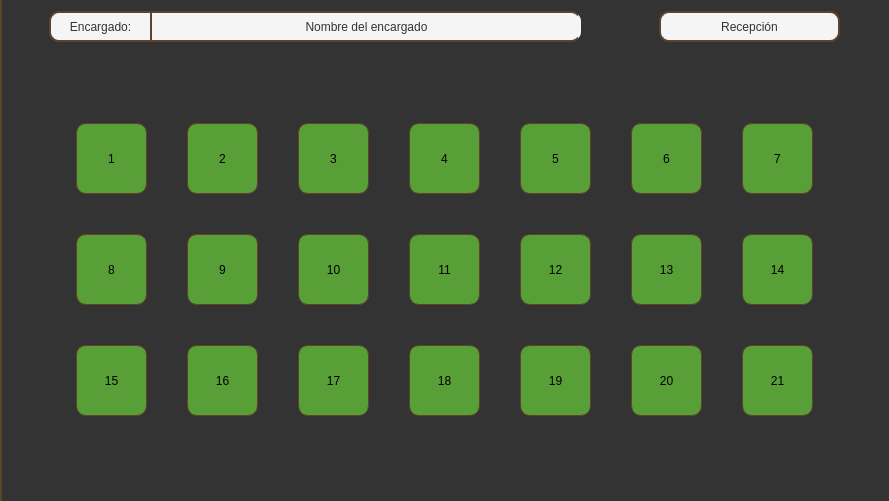
    <widget class="QWidget" name="content" native="true">
     <property name="minimumSize">
      <size>
       <width>1</width>
       <height>501</height>
      </size>
     </property>
     <property name="maximumSize">
      <size>
       <width>1001</width>
       <height>501</height>
      </size>
     </property>
     <property name="styleSheet">
      <string notr="true">border-left: 2px solid #5d432c;
background-color: #333333;</string>
     </property>
     <layout class="QVBoxLayout" name="verticalLayout_2">
      <item>
       <layout class="QHBoxLayout" name="horizontalLayout_2">
        <property name="spacing">
         <number>0</number>
        </property>
        <item>
         <spacer name="horizontalSpacer_20">
          <property name="orientation">
           <enum>Qt::Horizontal</enum>
          </property>
          <property name="sizeHint" stdset="0">
           <size>
            <width>38</width>
            <height>28</height>
           </size>
          </property>
         </spacer>
        </item>
        <item>
         <layout class="QHBoxLayout" name="horizontalLayout">
          <property name="spacing">
           <number>0</number>
          </property>
          <item>
           <widget class="QLabel" name="label_2">
            <property name="minimumSize">
             <size>
              <width>101</width>
              <height>31</height>
             </size>
            </property>
            <property name="font">
             <font>
              <family>Segoe UI</family>
             </font>
            </property>
            <property name="styleSheet">
             <string notr="true">background-color: #f5f5f5;
border-left: 2px solid #5d432c;
border-top: 2px solid #5d432c;
border-bottom: 2px solid #5d432c;
border-right: 0;

border-top-left-radius: 10px;
border-bottom-left-radius: 10px;

color: #333333;</string>
            </property>
            <property name="text">
             <string>Encargado:</string>
            </property>
            <property name="alignment">
             <set>Qt::AlignCenter</set>
            </property>
           </widget>
          </item>
          <item>
           <widget class="QLabel" name="label_9">
            <property name="minimumSize">
             <size>
              <width>431</width>
              <height>31</height>
             </size>
            </property>
            <property name="font">
             <font>
              <family>Segoe UI</family>
             </font>
            </property>
            <property name="styleSheet">
             <string notr="true">background-color: #f5f5f5;
border-left: 2px solid #5d432c;
border-top: 2px solid #5d432c;
border-bottom: 2px solid #5d432c;
border-right: 0;

border-top-right-radius: 10px;
border-bottom-right-radius: 10px;

color: #333333</string>
            </property>
            <property name="text">
             <string>Nombre del encargado</string>
            </property>
            <property name="alignment">
             <set>Qt::AlignCenter</set>
            </property>
           </widget>
          </item>
         </layout>
        </item>
        <item>
         <spacer name="horizontalSpacer_6">
          <property name="orientation">
           <enum>Qt::Horizontal</enum>
          </property>
          <property name="sizeHint" stdset="0">
           <size>
            <width>78</width>
            <height>28</height>
           </size>
          </property>
         </spacer>
        </item>
        <item>
         <widget class="QLabel" name="label_10">
          <property name="minimumSize">
           <size>
            <width>181</width>
            <height>31</height>
           </size>
          </property>
          <property name="font">
           <font>
            <family>Segoe UI</family>
           </font>
          </property>
          <property name="styleSheet">
           <string notr="true">background-color: #f5f5f5;
border: 2px solid #5d432c;
border-radius: 10px;
color: #333333</string>
          </property>
          <property name="text">
           <string>Recepción</string>
          </property>
          <property name="alignment">
           <set>Qt::AlignCenter</set>
          </property>
         </widget>
        </item>
        <item>
         <spacer name="horizontalSpacer_21">
          <property name="orientation">
           <enum>Qt::Horizontal</enum>
          </property>
          <property name="sizeHint" stdset="0">
           <size>
            <width>38</width>
            <height>28</height>
           </size>
          </property>
         </spacer>
        </item>
       </layout>
      </item>
      <item>
       <spacer name="verticalSpacer_4">
        <property name="orientation">
         <enum>Qt::Vertical</enum>
        </property>
        <property name="sizeHint" stdset="0">
         <size>
          <width>17</width>
          <height>75</height>
         </size>
        </property>
       </spacer>
      </item>
      <item>
       <layout class="QHBoxLayout" name="horizontalLayout_6">
        <property name="spacing">
         <number>0</number>
        </property>
        <item>
         <spacer name="horizontalSpacer_28">
          <property name="orientation">
           <enum>Qt::Horizontal</enum>
          </property>
          <property name="sizeHint" stdset="0">
           <size>
            <width>13</width>
            <height>20</height>
           </size>
          </property>
         </spacer>
        </item>
        <item>
         <layout class="QVBoxLayout" name="verticalLayout">
          <property name="spacing">
           <number>0</number>
          </property>
          <item>
           <layout class="QGridLayout" name="gridLayout">
            <item row="0" column="7">
             <spacer name="horizontalSpacer_4">
              <property name="orientation">
               <enum>Qt::Horizontal</enum>
              </property>
              <property name="sizeHint" stdset="0">
               <size>
                <width>40</width>
                <height>20</height>
               </size>
              </property>
             </spacer>
            </item>
            <item row="0" column="6">
             <widget class="QPushButton" name="m_4">
              <property name="minimumSize">
               <size>
                <width>71</width>
                <height>71</height>
               </size>
              </property>
              <property name="font">
               <font>
                <family>Segoe UI Symbol</family>
               </font>
              </property>
              <property name="styleSheet">
               <string notr="true">QPushButton {background-color: #589f37;
        border: 1px solid #5d432c;
        border-radius: 10px;
        padding: 10px 20px;
    }
    QPushButton:hover {background-color: #5eaa3b;
    }
    QPushButton:pressed {background-color: #6cc644;
    }</string>
              </property>
              <property name="text">
               <string>4</string>
              </property>
             </widget>
            </item>
            <item row="0" column="9">
             <spacer name="horizontalSpacer_5">
              <property name="orientation">
               <enum>Qt::Horizontal</enum>
              </property>
              <property name="sizeHint" stdset="0">
               <size>
                <width>40</width>
                <height>20</height>
               </size>
              </property>
             </spacer>
            </item>
            <item row="0" column="11">
             <spacer name="horizontalSpacer_18">
              <property name="orientation">
               <enum>Qt::Horizontal</enum>
              </property>
              <property name="sizeHint" stdset="0">
               <size>
                <width>40</width>
                <height>20</height>
               </size>
              </property>
             </spacer>
            </item>
            <item row="0" column="2">
             <widget class="QPushButton" name="m_2">
              <property name="minimumSize">
               <size>
                <width>71</width>
                <height>71</height>
               </size>
              </property>
              <property name="font">
               <font>
                <family>Segoe UI Symbol</family>
               </font>
              </property>
              <property name="styleSheet">
               <string notr="true">QPushButton {background-color: #589f37;
        border: 1px solid #5d432c;
        border-radius: 10px;
        padding: 10px 20px;
    }
    QPushButton:hover {background-color: #5eaa3b;
    }
    QPushButton:pressed {background-color: #6cc644;
    }</string>
              </property>
              <property name="text">
               <string>2</string>
              </property>
             </widget>
            </item>
            <item row="0" column="1">
             <spacer name="horizontalSpacer">
              <property name="orientation">
               <enum>Qt::Horizontal</enum>
              </property>
              <property name="sizeHint" stdset="0">
               <size>
                <width>40</width>
                <height>20</height>
               </size>
              </property>
             </spacer>
            </item>
            <item row="0" column="4">
             <widget class="QPushButton" name="m_3">
              <property name="minimumSize">
               <size>
                <width>71</width>
                <height>71</height>
               </size>
              </property>
              <property name="font">
               <font>
                <family>Segoe UI Symbol</family>
               </font>
              </property>
              <property name="styleSheet">
               <string notr="true">QPushButton {background-color: #589f37;
        border: 1px solid #5d432c;
        border-radius: 10px;
        padding: 10px 20px;
    }
    QPushButton:hover {background-color: #5eaa3b;
    }
    QPushButton:pressed {background-color: #6cc644;
    }</string>
              </property>
              <property name="text">
               <string>3</string>
              </property>
             </widget>
            </item>
            <item row="0" column="0">
             <widget class="QPushButton" name="m_1">
              <property name="minimumSize">
               <size>
                <width>71</width>
                <height>71</height>
               </size>
              </property>
              <property name="font">
               <font>
                <family>Segoe UI Symbol</family>
               </font>
              </property>
              <property name="styleSheet">
               <string notr="true">QPushButton {background-color: #589f37;
        border: 1px solid #5d432c;
        border-radius: 10px;
        padding: 10px 20px;
    }
    QPushButton:hover {background-color: #5eaa3b;
    }
    QPushButton:pressed {background-color: #6cc644;
    }</string>
              </property>
              <property name="text">
               <string>1</string>
              </property>
              <property name="checkable">
               <bool>true</bool>
              </property>
             </widget>
            </item>
            <item row="0" column="10">
             <widget class="QPushButton" name="m_6">
              <property name="minimumSize">
               <size>
                <width>71</width>
                <height>71</height>
               </size>
              </property>
              <property name="font">
               <font>
                <family>Segoe UI Symbol</family>
               </font>
              </property>
              <property name="styleSheet">
               <string notr="true">QPushButton {background-color: #589f37;
        border: 1px solid #5d432c;
        border-radius: 10px;
        padding: 10px 20px;
    }
    QPushButton:hover {background-color: #5eaa3b;
    }
    QPushButton:pressed {background-color: #6cc644;
    }</string>
              </property>
              <property name="text">
               <string>6</string>
              </property>
             </widget>
            </item>
            <item row="0" column="12">
             <widget class="QPushButton" name="m_7">
              <property name="minimumSize">
               <size>
                <width>71</width>
                <height>71</height>
               </size>
              </property>
              <property name="font">
               <font>
                <family>Segoe UI Symbol</family>
               </font>
              </property>
              <property name="styleSheet">
               <string notr="true">QPushButton {background-color: #589f37;
        border: 1px solid #5d432c;
        border-radius: 10px;
        padding: 10px 20px;
    }
    QPushButton:hover {background-color: #5eaa3b;
    }
    QPushButton:pressed {background-color: #6cc644;
    }</string>
              </property>
              <property name="text">
               <string>7</string>
              </property>
             </widget>
            </item>
            <item row="0" column="3">
             <spacer name="horizontalSpacer_2">
              <property name="orientation">
               <enum>Qt::Horizontal</enum>
              </property>
              <property name="sizeHint" stdset="0">
               <size>
                <width>40</width>
                <height>20</height>
               </size>
              </property>
             </spacer>
            </item>
            <item row="0" column="8">
             <widget class="QPushButton" name="m_5">
              <property name="minimumSize">
               <size>
                <width>71</width>
                <height>71</height>
               </size>
              </property>
              <property name="font">
               <font>
                <family>Segoe UI Symbol</family>
               </font>
              </property>
              <property name="styleSheet">
               <string notr="true">QPushButton {background-color: #589f37;
        border: 1px solid #5d432c;
        border-radius: 10px;
        padding: 10px 20px;
    }
    QPushButton:hover {background-color: #5eaa3b;
    }
    QPushButton:pressed {background-color: #6cc644;
    }</string>
              </property>
              <property name="text">
               <string>5</string>
              </property>
             </widget>
            </item>
            <item row="0" column="5">
             <spacer name="horizontalSpacer_3">
              <property name="orientation">
               <enum>Qt::Horizontal</enum>
              </property>
              <property name="sizeHint" stdset="0">
               <size>
                <width>40</width>
                <height>20</height>
               </size>
              </property>
             </spacer>
            </item>
           </layout>
          </item>
          <item>
           <spacer name="verticalSpacer">
            <property name="orientation">
             <enum>Qt::Vertical</enum>
            </property>
            <property name="sizeHint" stdset="0">
             <size>
              <width>20</width>
              <height>40</height>
             </size>
            </property>
           </spacer>
          </item>
          <item>
           <layout class="QGridLayout" name="gridLayout_2">
            <item row="0" column="0">
             <widget class="QPushButton" name="m_8">
              <property name="minimumSize">
               <size>
                <width>71</width>
                <height>71</height>
               </size>
              </property>
              <property name="font">
               <font>
                <family>Segoe UI Symbol</family>
               </font>
              </property>
              <property name="styleSheet">
               <string notr="true">QPushButton {background-color: #589f37;
        border: 1px solid #5d432c;
        border-radius: 10px;
        padding: 10px 20px;
    }
    QPushButton:hover {background-color: #5eaa3b;
    }
    QPushButton:pressed {background-color: #6cc644;
    }</string>
              </property>
              <property name="text">
               <string>8</string>
              </property>
             </widget>
            </item>
            <item row="0" column="1">
             <spacer name="horizontalSpacer_7">
              <property name="orientation">
               <enum>Qt::Horizontal</enum>
              </property>
              <property name="sizeHint" stdset="0">
               <size>
                <width>40</width>
                <height>20</height>
               </size>
              </property>
             </spacer>
            </item>
            <item row="0" column="8">
             <widget class="QPushButton" name="m_12">
              <property name="minimumSize">
               <size>
                <width>71</width>
                <height>71</height>
               </size>
              </property>
              <property name="font">
               <font>
                <family>Segoe UI Symbol</family>
               </font>
              </property>
              <property name="styleSheet">
               <string notr="true">QPushButton {background-color: #589f37;
        border: 1px solid #5d432c;
        border-radius: 10px;
        padding: 10px 20px;
    }
    QPushButton:hover {background-color: #5eaa3b;
    }
    QPushButton:pressed {background-color: #6cc644;
    }</string>
              </property>
              <property name="text">
               <string>12</string>
              </property>
             </widget>
            </item>
            <item row="0" column="9">
             <spacer name="horizontalSpacer_11">
              <property name="orientation">
               <enum>Qt::Horizontal</enum>
              </property>
              <property name="sizeHint" stdset="0">
               <size>
                <width>40</width>
                <height>20</height>
               </size>
              </property>
             </spacer>
            </item>
            <item row="0" column="7">
             <spacer name="horizontalSpacer_10">
              <property name="orientation">
               <enum>Qt::Horizontal</enum>
              </property>
              <property name="sizeHint" stdset="0">
               <size>
                <width>40</width>
                <height>20</height>
               </size>
              </property>
             </spacer>
            </item>
            <item row="0" column="3">
             <spacer name="horizontalSpacer_8">
              <property name="orientation">
               <enum>Qt::Horizontal</enum>
              </property>
              <property name="sizeHint" stdset="0">
               <size>
                <width>40</width>
                <height>20</height>
               </size>
              </property>
             </spacer>
            </item>
            <item row="0" column="5">
             <spacer name="horizontalSpacer_9">
              <property name="orientation">
               <enum>Qt::Horizontal</enum>
              </property>
              <property name="sizeHint" stdset="0">
               <size>
                <width>40</width>
                <height>20</height>
               </size>
              </property>
             </spacer>
            </item>
            <item row="0" column="6">
             <widget class="QPushButton" name="m_11">
              <property name="minimumSize">
               <size>
                <width>71</width>
                <height>71</height>
               </size>
              </property>
              <property name="font">
               <font>
                <family>Segoe UI Symbol</family>
               </font>
              </property>
              <property name="styleSheet">
               <string notr="true">QPushButton {background-color: #589f37;
        border: 1px solid #5d432c;
        border-radius: 10px;
        padding: 10px 20px;
    }
    QPushButton:hover {background-color: #5eaa3b;
    }
    QPushButton:pressed {background-color: #6cc644;
    }</string>
              </property>
              <property name="text">
               <string>11</string>
              </property>
             </widget>
            </item>
            <item row="0" column="4">
             <widget class="QPushButton" name="m_10">
              <property name="minimumSize">
               <size>
                <width>71</width>
                <height>71</height>
               </size>
              </property>
              <property name="font">
               <font>
                <family>Segoe UI Symbol</family>
               </font>
              </property>
              <property name="styleSheet">
               <string notr="true">QPushButton {background-color: #589f37;
        border: 1px solid #5d432c;
        border-radius: 10px;
        padding: 10px 20px;
    }
    QPushButton:hover {background-color: #5eaa3b;
    }
    QPushButton:pressed {background-color: #6cc644;
    }</string>
              </property>
              <property name="text">
               <string>10</string>
              </property>
             </widget>
            </item>
            <item row="0" column="2">
             <widget class="QPushButton" name="m_9">
              <property name="minimumSize">
               <size>
                <width>71</width>
                <height>71</height>
               </size>
              </property>
              <property name="font">
               <font>
                <family>Segoe UI Symbol</family>
               </font>
              </property>
              <property name="styleSheet">
               <string notr="true">QPushButton {background-color: #589f37;
        border: 1px solid #5d432c;
        border-radius: 10px;
        padding: 10px 20px;
    }
    QPushButton:hover {background-color: #5eaa3b;
    }
    QPushButton:pressed {background-color: #6cc644;
    }</string>
              </property>
              <property name="text">
               <string>9</string>
              </property>
             </widget>
            </item>
            <item row="0" column="11">
             <spacer name="horizontalSpacer_12">
              <property name="orientation">
               <enum>Qt::Horizontal</enum>
              </property>
              <property name="sizeHint" stdset="0">
               <size>
                <width>40</width>
                <height>20</height>
               </size>
              </property>
             </spacer>
            </item>
            <item row="0" column="10">
             <widget class="QPushButton" name="m_13">
              <property name="minimumSize">
               <size>
                <width>71</width>
                <height>71</height>
               </size>
              </property>
              <property name="font">
               <font>
                <family>Segoe UI Symbol</family>
               </font>
              </property>
              <property name="styleSheet">
               <string notr="true">QPushButton {background-color: #589f37;
        border: 1px solid #5d432c;
        border-radius: 10px;
        padding: 10px 20px;
    }
    QPushButton:hover {background-color: #5eaa3b;
    }
    QPushButton:pressed {background-color: #6cc644;
    }</string>
              </property>
              <property name="text">
               <string>13</string>
              </property>
             </widget>
            </item>
            <item row="0" column="12">
             <widget class="QPushButton" name="m_14">
              <property name="minimumSize">
               <size>
                <width>71</width>
                <height>71</height>
               </size>
              </property>
              <property name="font">
               <font>
                <family>Segoe UI Symbol</family>
               </font>
              </property>
              <property name="styleSheet">
               <string notr="true">QPushButton {background-color: #589f37;
        border: 1px solid #5d432c;
        border-radius: 10px;
        padding: 10px 20px;
    }
    QPushButton:hover {background-color: #5eaa3b;
    }
    QPushButton:pressed {background-color: #6cc644;
    }</string>
              </property>
              <property name="text">
               <string>14</string>
              </property>
             </widget>
            </item>
           </layout>
          </item>
          <item>
           <spacer name="verticalSpacer_2">
            <property name="orientation">
             <enum>Qt::Vertical</enum>
            </property>
            <property name="sizeHint" stdset="0">
             <size>
              <width>20</width>
              <height>40</height>
             </size>
            </property>
           </spacer>
          </item>
          <item>
           <layout class="QGridLayout" name="gridLayout_3">
            <item row="0" column="9">
             <widget class="QPushButton" name="m_19">
              <property name="minimumSize">
               <size>
                <width>71</width>
                <height>71</height>
               </size>
              </property>
              <property name="font">
               <font>
                <family>Segoe UI Symbol</family>
               </font>
              </property>
              <property name="styleSheet">
               <string notr="true">QPushButton {background-color: #589f37;
        border: 1px solid #5d432c;
        border-radius: 10px;
        padding: 10px 20px;
    }
    QPushButton:hover {background-color: #5eaa3b;
    }
    QPushButton:pressed {background-color: #6cc644;
    }</string>
              </property>
              <property name="text">
               <string>19</string>
              </property>
             </widget>
            </item>
            <item row="0" column="0">
             <widget class="QPushButton" name="m_15">
              <property name="minimumSize">
               <size>
                <width>71</width>
                <height>71</height>
               </size>
              </property>
              <property name="font">
               <font>
                <family>Segoe UI Symbol</family>
               </font>
              </property>
              <property name="styleSheet">
               <string notr="true">QPushButton {background-color: #589f37;
        border: 1px solid #5d432c;
        border-radius: 10px;
        padding: 10px 20px;
    }
    QPushButton:hover {background-color: #5eaa3b;
    }
    QPushButton:pressed {background-color: #6cc644;
    }</string>
              </property>
              <property name="text">
               <string>15</string>
              </property>
             </widget>
            </item>
            <item row="0" column="11">
             <widget class="QPushButton" name="m_20">
              <property name="minimumSize">
               <size>
                <width>71</width>
                <height>71</height>
               </size>
              </property>
              <property name="font">
               <font>
                <family>Segoe UI Symbol</family>
               </font>
              </property>
              <property name="styleSheet">
               <string notr="true">QPushButton {background-color: #589f37;
        border: 1px solid #5d432c;
        border-radius: 10px;
        padding: 10px 20px;
    }
    QPushButton:hover {background-color: #5eaa3b;
    }
    QPushButton:pressed {background-color: #6cc644;
    }</string>
              </property>
              <property name="text">
               <string>20</string>
              </property>
             </widget>
            </item>
            <item row="0" column="7">
             <widget class="QPushButton" name="m_18">
              <property name="minimumSize">
               <size>
                <width>71</width>
                <height>71</height>
               </size>
              </property>
              <property name="font">
               <font>
                <family>Segoe UI Symbol</family>
               </font>
              </property>
              <property name="styleSheet">
               <string notr="true">QPushButton {background-color: #589f37;
        border: 1px solid #5d432c;
        border-radius: 10px;
        padding: 10px 20px;
    }
    QPushButton:hover {background-color: #5eaa3b;
    }
    QPushButton:pressed {background-color: #6cc644;
    }</string>
              </property>
              <property name="text">
               <string>18</string>
              </property>
             </widget>
            </item>
            <item row="0" column="8">
             <spacer name="horizontalSpacer_16">
              <property name="orientation">
               <enum>Qt::Horizontal</enum>
              </property>
              <property name="sizeHint" stdset="0">
               <size>
                <width>40</width>
                <height>20</height>
               </size>
              </property>
             </spacer>
            </item>
            <item row="0" column="1">
             <spacer name="horizontalSpacer_13">
              <property name="orientation">
               <enum>Qt::Horizontal</enum>
              </property>
              <property name="sizeHint" stdset="0">
               <size>
                <width>40</width>
                <height>20</height>
               </size>
              </property>
             </spacer>
            </item>
            <item row="0" column="4">
             <spacer name="horizontalSpacer_14">
              <property name="orientation">
               <enum>Qt::Horizontal</enum>
              </property>
              <property name="sizeHint" stdset="0">
               <size>
                <width>40</width>
                <height>20</height>
               </size>
              </property>
             </spacer>
            </item>
            <item row="0" column="3">
             <widget class="QPushButton" name="m_16">
              <property name="minimumSize">
               <size>
                <width>71</width>
                <height>71</height>
               </size>
              </property>
              <property name="font">
               <font>
                <family>Segoe UI Symbol</family>
               </font>
              </property>
              <property name="styleSheet">
               <string notr="true">QPushButton {background-color: #589f37;
        border: 1px solid #5d432c;
        border-radius: 10px;
        padding: 10px 20px;
    }
    QPushButton:hover {background-color: #5eaa3b;
    }
    QPushButton:pressed {background-color: #6cc644;
    }</string>
              </property>
              <property name="text">
               <string>16</string>
              </property>
             </widget>
            </item>
            <item row="0" column="6">
             <spacer name="horizontalSpacer_15">
              <property name="orientation">
               <enum>Qt::Horizontal</enum>
              </property>
              <property name="sizeHint" stdset="0">
               <size>
                <width>40</width>
                <height>20</height>
               </size>
              </property>
             </spacer>
            </item>
            <item row="0" column="12">
             <spacer name="horizontalSpacer_19">
              <property name="orientation">
               <enum>Qt::Horizontal</enum>
              </property>
              <property name="sizeHint" stdset="0">
               <size>
                <width>40</width>
                <height>20</height>
               </size>
              </property>
             </spacer>
            </item>
            <item row="0" column="5">
             <widget class="QPushButton" name="m_17">
              <property name="minimumSize">
               <size>
                <width>71</width>
                <height>71</height>
               </size>
              </property>
              <property name="font">
               <font>
                <family>Segoe UI Symbol</family>
               </font>
              </property>
              <property name="styleSheet">
               <string notr="true">QPushButton {background-color: #589f37;
        border: 1px solid #5d432c;
        border-radius: 10px;
        padding: 10px 20px;
    }
    QPushButton:hover {background-color: #5eaa3b;
    }
    QPushButton:pressed {background-color: #6cc644;
    }</string>
              </property>
              <property name="text">
               <string>17</string>
              </property>
             </widget>
            </item>
            <item row="0" column="10">
             <spacer name="horizontalSpacer_17">
              <property name="orientation">
               <enum>Qt::Horizontal</enum>
              </property>
              <property name="sizeHint" stdset="0">
               <size>
                <width>40</width>
                <height>20</height>
               </size>
              </property>
             </spacer>
            </item>
            <item row="0" column="13">
             <widget class="QPushButton" name="m_21">
              <property name="minimumSize">
               <size>
                <width>71</width>
                <height>71</height>
               </size>
              </property>
              <property name="font">
               <font>
                <family>Segoe UI Symbol</family>
               </font>
              </property>
              <property name="styleSheet">
               <string notr="true">QPushButton {background-color: #589f37;
        border: 1px solid #5d432c;
        border-radius: 10px;
        padding: 10px 20px;
    }
    QPushButton:hover {background-color: #5eaa3b;
    }
    QPushButton:pressed {background-color: #6cc644;
    }</string>
              </property>
              <property name="text">
               <string>21</string>
              </property>
             </widget>
            </item>
           </layout>
          </item>
         </layout>
        </item>
        <item>
         <spacer name="horizontalSpacer_29">
          <property name="orientation">
           <enum>Qt::Horizontal</enum>
          </property>
          <property name="sizeHint" stdset="0">
           <size>
            <width>18</width>
            <height>20</height>
           </size>
          </property>
         </spacer>
        </item>
       </layout>
      </item>
      <item>
       <spacer name="verticalSpacer_3">
        <property name="orientation">
         <enum>Qt::Vertical</enum>
        </property>
        <property name="sizeHint" stdset="0">
         <size>
          <width>17</width>
          <height>74</height>
         </size>
        </property>
       </spacer>
      </item>
     </layout>
    </widget>
